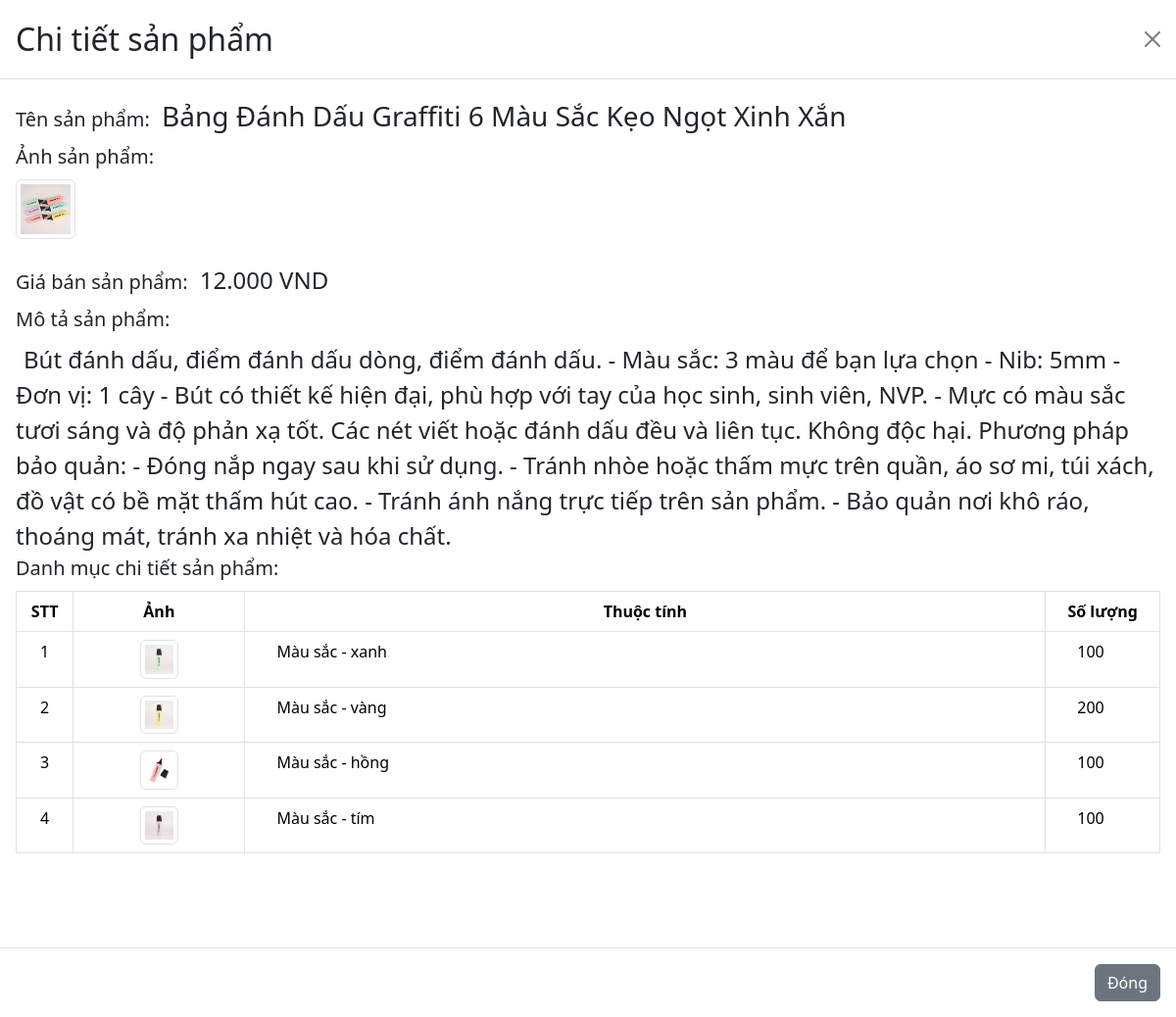
The page /Admin/ViewDetailProduct.php?id=SP4 on the database its author committed.
### tables this page shows
CREATE TABLE `sanpham` (
  `ma_sanpham` varchar(20) NOT NULL COMMENT 'Mã sản phẩm (tự config)',
  `ten_sanpham` text COMMENT 'Tên sản phẩm',
  `anh_sanpham` text NOT NULL COMMENT 'Ảnh sản phẩm (Ảnh mô tả)',
  `gia_sanpham` int NOT NULL COMMENT 'Giá sản phẩm',
  `mota_sanpham` text,
  `ngaytao` datetime NOT NULL COMMENT 'Ngày tạo sản phẩm',
  `ngaycapnhat` datetime DEFAULT NULL COMMENT 'Ngày cập nhật sản phẩm'
);

CREATE TABLE `chitiet_sanpham` (
  `id` int NOT NULL,
  `ma_sanpham` varchar(20) NOT NULL,
  `anhs_sanpham` text COMMENT 'Ảnh sản phẩm (cách nhau bởi dấu '','')',
  `ma_thuoctinh` varchar(20) DEFAULT NULL,
  `soluong` int NOT NULL
);

### Admin/ShareAdmin/root/funcion.php (called while the page is built)
<?php
    function product_price($priceFloat) {
        $symbol = ' VND';
        $symbol_thousand = '.';
        $decimal_place = 0;
        $price = number_format($priceFloat, $decimal_place, '', $symbol_thousand);
        return $price.$symbol;
    }

### Admin/ViewDetailProduct.php (the view, shortened to what this page needs)
<!DOCTYPE html>
<html lang="en">
<head>
    <link rel="stylesheet" href="./CSS/style_main.css">
    <link href="https://cdn.jsdelivr.net/npm/bootstrap@5.3.2/dist/css/bootstrap.min.css" rel="stylesheet">
</head>
<body>
    <?php
        require_once './ShareAdmin/root/connect.php';
        require_once './ShareAdmin/root/funcion.php';
        $id = $_GET['id'];
        $stringSQL = "SELECT * FROM `sanpham` WHERE `ma_sanpham` = '$id'";
        $result = mysqli_query($connect, $stringSQL);
        $each = mysqli_fetch_array($result);
        $stringSQL = "SELECT * FROM `chitiet_sanpham` WHERE `ma_sanpham` = '$id'";
        $resultChiTiet = mysqli_query($connect, $stringSQL);
        function get_thuoctinh($id, $connect) {
            $stringSQL = "SELECT * FROM `thuoctinh`";
            $result = mysqli_query($connect, $stringSQL);
            $ten_thuoctinhcon = '';
            $ten_thuoctinhcha = '';
            foreach ($result as $each) {
                if ($each['ma_thuoctinh'] == $id) {
                    $ten_thuoctinhcon = $each['ten_thuoctinhcon'];
                    foreach ($result as $eachV2) {
                        if ($eachV2['ma_thuoctinh'] == $each['ten_thuoctinhcha']) {
                            $ten_thuoctinhcha = $eachV2['ten_thuoctinhcha'];
                            break;
                        }
                    }
                    break;
                }
            }
            return $ten_thuoctinhcha . ' - ' . $ten_thuoctinhcon;
        }
    ?>
    <div class="modal" id="" tabindex="-1" style="display: block;">
        <div class="modal-dialog modal-dialog-centered modal-fullscreen">
            <form action="ProductCategory.php" class="form-add" style="height: 100%; width: 100%;">
                <div class="modal-content">
                    <div class="modal-header">
                        <h1 class="modal-title fs-2" id="addleModalLabel">Chi tiết sản phẩm</h1>
                        <button type="submit" class="btn-close" data-bs-dismiss="modal" aria-label="Close"></button>
                    </div>
                    <div class="modal-body" style="overflow-x: hidden;">
                        <label class="fs-5 form-label" for="nameProduct">Tên sản phẩm: </label>
                        <span class="ms-2 fs-3"> <?php echo $each['ten_sanpham']; ?></span>
                        <br>
                        <label class="fs-5 form-label" for="imgProduct">Ảnh sản phẩm: </label>
                        <br>
                        <div class="image-product">
                            <div class="overflow-auto" style="max-width: 35%; max-height: 20rem;">
                                <?php
                                    echo "
                                        <div class='col'>
                                            <img class='img-thumbnail' src='" . $each['anh_sanpham'] . "' alt='image' style='max-width: 15%;'>
                                        </div>
                                    ";
                                ?>
                            </div>
                        </div>
                        <br>
                        <label class="fs-5 form-label " for="priceProduct">Giá bán sản phẩm: </label>
                        <span class="ms-2 fs-4"> <?php echo product_price($each['gia_sanpham']); ?></span>
                        <br>
                        <label class="fs-5 form-label " for="priceProduct">Mô tả sản phẩm: </label>
                        <br>
                        <span class="ms-2 fs-4"> <?php
                            if ($each['mota_sanpham'] != '') {
                                echo $each['mota_sanpham'];
                            } else {
                                echo 'Chưa có mô tả';
                            }
                        ?></span>
                        <br>
                        <label class="fs-5 form-label " for="priceProduct">Danh mục chi tiết sản phẩm: </label>
                        <br>
                        <div class="table-responsive" style="min-height: 348px;">
                            <table class="table table-bordered">
                                <thead>
                                    <tr>
                                        <th class="text-center" style="width: 2%;">STT</th>
                                        <th class="text-center" style="width: 15%;">Ảnh</th>
                                        <th class="text-center">Thuộc tính</th>
                                        <th class="text-center" style="width: 10%;">Số lượng</th>
                                    </tr>
                                </thead>
                                <tbody>
                                    <?php
                                        if (mysqli_num_rows($resultChiTiet) > 0) {
                                            foreach ($resultChiTiet as $index => $eachChiTiet) {
                                                $index += 1;
                                                echo "<tr>";
                                                    echo "<td class='text-center' style='width: 5%'>
                                                            <span>$index</span>
                                                    </td>";
                                                    if ($eachChiTiet['anhs_sanpham'] != null) {
                                                        echo "<td style='width: 5%; text-align: -webkit-center;'>
                                                                <img src='". $eachChiTiet['anhs_sanpham'] . "' class='img-thumbnail' alt='...' style='max-width: 25%;'>
                                                            </td>";
                                                    }
                                                    echo "<td class='text-start'>
                                                            <span class='ms-4'>" . get_thuoctinh($eachChiTiet['ma_thuoctinh'], $connect) . "</span>
                                                        </td>";
                                                    echo "<td class='text-start' style='width: 10%;'>
                                                            <span class='ms-4'>" . $eachChiTiet['soluong'] . "</span>
                                                        </td>";
                                                    echo "</tr>";
                                            }
                                        } else {
                                            echo "<tr>";
                                                echo "<td class='text-center' colspan='4'>Chưa có sản phẩm chi tiết</td>";
                                            echo "</tr>";
                                        }
                                    ?>
                                </tbody>
                            </table>
                        </div>
                    </div>
                    <div class="modal-footer">
                        <button type="submit" class="btn btn-secondary" data-bs-dismiss="modal">Đóng</button>
                    </div>
                </div>
            </form>
        </div>
    </div>
</body>
</html>

### Admin/CSS/style_main.css (style rules this page uses)
:root { --page-header-bgColor: #242e42; --page-header-bgColor-hover: #1d2636; --page-header-txtColor: #dde9f8; --page-header-headingColor: #7889a4; --page-header-width: 220px; --page-content-bgColor: #f0f1f6; --page-content-txtColor: #171616; --page-content-blockColor: #fff; --white: #fff; --black: #333; --blue: #00b9eb; --red: #ec1848; --border-radius: 4px; --box-shadow: 0 0 10px -2px rgba(0, 0, 0, 0.075); --switch-bgLightModeColor: #87cefa; --switch-sunColor: gold; --switch-moonColor: #f4f4f4; --switch-bgDarkModeColor: #1f1f27; }
* { padding: 0; margin: 0; box-sizing: border-box; }
a, button { color: inherit !important; }
button { background: none; cursor: pointer; }
label { cursor: pointer; }
button, input { border: none; }
body { font: 16px/1.5 "Lato", sans-serif; }
.modal button { color: var(--white) !important; }

### rows shown on the page
sanpham: ten_sanpham "Bảng Đánh Dấu Graffiti 6 Màu Sắc Kẹo Ngọt Xinh Xắn", anh_sanpham (picture), gia_sanpham "12.000 VND", mota_sanpham "Bút đánh dấu, điểm đánh dấu dòng, điểm đánh dấu. - Màu sắc: 3 màu để bạn lựa chọn - Nib: 5mm - Đơn vị: 1 cây - Bút có thiết kế hiện đại, phù hợp với tay của học sinh, sinh viên, NVP. - Mực có màu sắc tươi sáng và độ phản xạ tốt. Các nét viết hoặc đánh dấu đều và liên tục. Không độc hại. Phương pháp bảo quản: - Đóng nắp ngay sau khi sử dụng. - Tránh nhòe hoặc thấm mực trên quần, áo sơ mi, túi xách, đồ vật có bề mặt thấm hút cao. - Tránh ánh nắng trực tiếp trên sản phẩm. - Bảo quản nơi khô ráo, thoáng mát, tránh xa nhiệt và hóa chất."
chitiet_sanpham: anhs_sanpham (picture), ma_thuoctinh "Màu sắc - xanh", soluong "100"
chitiet_sanpham: anhs_sanpham (picture), ma_thuoctinh "Màu sắc - vàng", soluong "200"
chitiet_sanpham: anhs_sanpham (picture), ma_thuoctinh "Màu sắc - hồng", soluong "100"
chitiet_sanpham: anhs_sanpham (picture), ma_thuoctinh "Màu sắc - tím", soluong "100"
